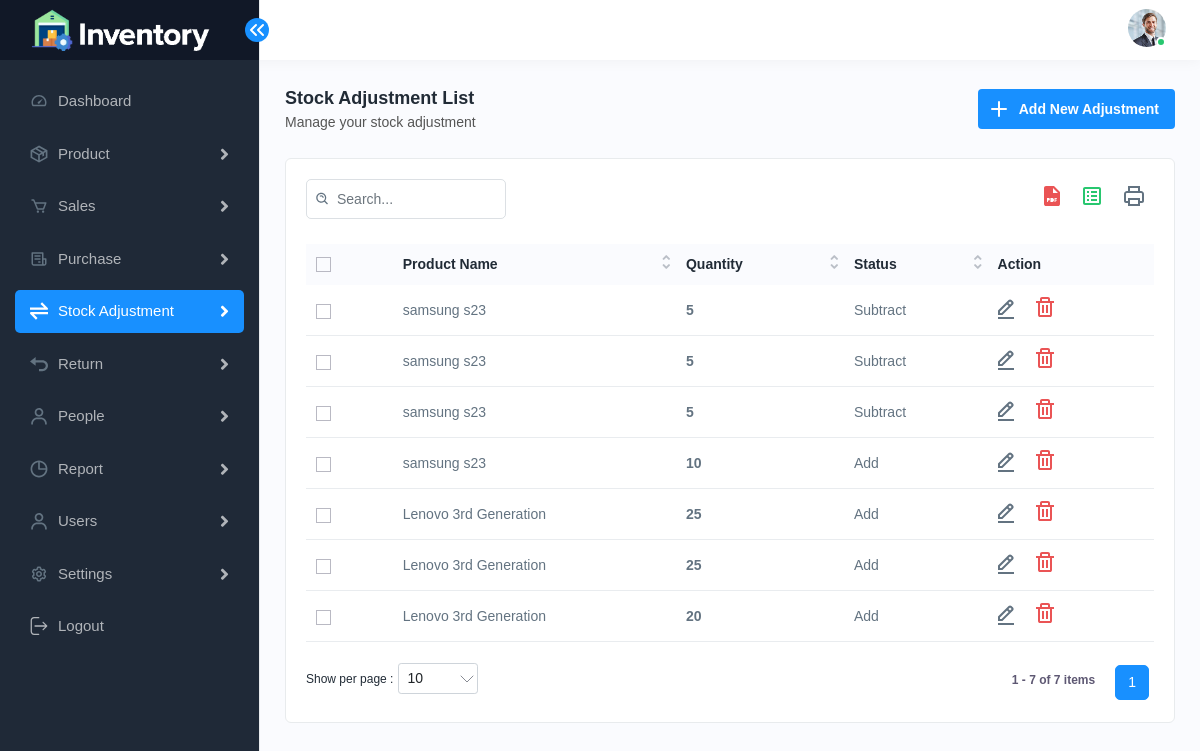
Screenshot of /admin/adjustment/stock-adjustment-list.php (signed in) with the database file from the repository.
### tables this page shows
CREATE TABLE `general_settings` (
  `id` int(11) NOT NULL,
  `company_name` varchar(100) NOT NULL,
  `company_email` varchar(100) NOT NULL,
  `phone_number` varchar(20) NOT NULL,
  `currency` varchar(10) NOT NULL,
  `time_zone` varchar(50) NOT NULL,
  `date_format` varchar(20) NOT NULL,
  `company_logo` varchar(255) DEFAULT NULL,
  `favicon_icon` varchar(255) DEFAULT NULL,
  `address` text NOT NULL,
  `updated_at` timestamp NOT NULL DEFAULT current_timestamp() ON UPDATE current_timestamp()
);

CREATE TABLE `user` (
  `user_id` int(11) NOT NULL,
  `name` varchar(50) NOT NULL,
  `username` varchar(20) NOT NULL,
  `password` text NOT NULL,
  `email_id` text NOT NULL,
  `phone` varchar(20) NOT NULL,
  `role` enum('admin','user') NOT NULL,
  `image` varchar(255) DEFAULT NULL
);

CREATE TABLE `stock_adjustments` (
  `id` int(11) NOT NULL,
  `product_id` int(11) NOT NULL,
  `product_name` varchar(255) NOT NULL,
  `current_stock` int(11) NOT NULL DEFAULT 0,
  `ad_quantity` int(11) NOT NULL,
  `status` enum('Add','Subtract') NOT NULL,
  `notes` text DEFAULT NULL,
  `updated_at` timestamp NOT NULL DEFAULT current_timestamp() ON UPDATE current_timestamp()
);

### admin/adjustment/stock-adjustment-list.php (the view, shortened to what this page needs)
<?php include('../../login_check.php');
include('../../include/header.php');
include('../../db_connection.php');
$query = "SELECT * FROM stock_adjustments ORDER BY id DESC";
$result = mysqli_query($conn, $query);
?>
<div class="page-wrapper">
    <div class="content">
        <div class="page-header">
            <div class="page-title">
                <h4>Stock Adjustment List</h4>
                <h6>Manage your stock adjustment</h6>
            </div>
            <div class="page-btn">
                <a href="add-stock-adjustment.php" class="btn btn-added"><img
                        src="<?php echo SITE_URL; ?>assets/img/icons/plus.svg" alt="img" class="me-2">Add New
                    Adjustment</a>
            </div>
        </div>
        <div class="card">
            <div class="card-body">
                <div class="table-top">
                    <div class="search-set">
                        <div class="search-input">
                            <a class="btn btn-searchset">
                                <img src="<?php echo SITE_URL; ?>assets/img/icons/search-white.svg" alt="img">
                            </a>
                        </div>
                    </div>
                    <div class="wordset">
                        <ul>
                            <li>
                                <a data-bs-toggle="tooltip" data-bs-placement="top" title="pdf"><img
                                        src="<?php echo SITE_URL; ?>assets/img/icons/pdf.svg" alt="img"></a>
                            </li>
                            <li>
                                <a data-bs-toggle="tooltip" data-bs-placement="top" title="excel"><img
                                        src="<?php echo SITE_URL; ?>assets/img/icons/excel.svg" alt="img"></a>
                            </li>
                            <li>
                                <a data-bs-toggle="tooltip" data-bs-placement="top" title="print"><img
                                        src="<?php echo SITE_URL; ?>assets/img/icons/printer.svg" alt="img"></a>
                            </li>
                        </ul>
                    </div>
                </div>
                <div class="table-responsive">
                    <table class="table datanew">
                        <thead>
                            <tr>
                                <th>
                                    <label class="checkboxs">
                                        <span class="checkmarks"></span>
                                    </label>
                                </th>
                                <th>Product Name</th>
                                <th>Quantity</th>
                                <th>Status</th>
                                <th>Action</th>
                            </tr>
                        </thead>
                        <tbody>
                            <?php while ($row = mysqli_fetch_assoc($result)) { ?>
                            <tr>
                                <td>
                                    <label class="checkboxs">
                                        <span class="checkmarks"></span>
                                    </label>
                                </td>
                                <td><?php echo htmlspecialchars($row['product_name']); ?></td>
                                <td><strong><?php echo $row['ad_quantity']; ?></strong></td>
                                <td><?php echo $row['status']; ?></td>
                                <td>
                                    <a class="me-3" href="add-stock-adjustment.php?id=<?php echo $row['id']; ?>">
                                        <img src="<?php echo SITE_URL; ?>assets/img/icons/edit.svg" alt="Edit">
                                    </a>
                                    <a class="me-3 confirm-text"
                                        href="stock-adjustment-list.php?delete_id=<?php echo $row['id']; ?>"
                                        onclick="return confirm('Are you sure you want to delete this adjustment?');">
                                        <img src="<?php echo SITE_URL; ?>assets/img/icons/delete.svg" alt="Delete">
                                    </a>
                                </td>
                            </tr>
                            <?php } ?>
                        </tbody>
                    </table>
                </div>
            </div>
        </div>
    </div>
</div>
</div>
<?php include('../../include/footer.php'); ?>

### include/header.php (shortened to what this page needs)
<?php include('config.php');
include($_SERVER['DOCUMENT_ROOT'] . "/projects/Inventory-Management-System/db_connection.php");
$user_id = $_SESSION['user_id'];
$query = "SELECT * FROM user WHERE user_id = ?";
$stmt = $conn->prepare($query);
$stmt->bind_param("i", $user_id);
$stmt->execute();
$result = $stmt->get_result();
$user = $result->fetch_assoc();
$general_settings = $conn->query("SELECT * FROM general_settings")->fetch_assoc();
$company_logo = !empty($general_settings['company_logo']) ? SITE_URL . 'uploads/logo/' . $general_settings['company_logo'] : SITE_URL . 'assets/img/inventory-logo.png';
?>
<!DOCTYPE html>
<html lang="en">
<head>
    <link rel="stylesheet" href="<?php echo SITE_URL; ?>assets/css/bootstrap.min.css">
    <link rel="stylesheet" href="<?php echo SITE_URL; ?>assets/css/animate.css">
    <link rel="stylesheet" href="<?php echo SITE_URL; ?>assets/plugins/select2/css/select2.min.css">
    <link rel="stylesheet" href="<?php echo SITE_URL; ?>assets/css/bootstrap-datetimepicker.min.css">
    <link rel="stylesheet" href="<?php echo SITE_URL; ?>assets/plugins/owlcarousel/owl.carousel.min.css">
    <link rel="stylesheet" href="<?php echo SITE_URL; ?>assets/plugins/owlcarousel/owl.theme.default.min.css">
    <link rel="stylesheet" href="<?php echo SITE_URL; ?>assets/css/dataTables.bootstrap4.min.css">
    <link rel="stylesheet" href="<?php echo SITE_URL; ?>assets/plugins/fontawesome/css/fontawesome.min.css">
    <link rel="stylesheet" href="<?php echo SITE_URL; ?>assets/plugins/fontawesome/css/all.min.css">
    <link rel="stylesheet" href="<?php echo SITE_URL; ?>assets/css/buttons.dataTables.min.css">
    <link rel="stylesheet" href="<?php echo SITE_URL; ?>assets/css/style.css">
</head>
<body>
    <div class="main-wrapper">
        <div class="header">
            <div class="header-left active">
                <a href="<?= DASHBOARD_URL ?>" class="logo">
                    <img src="<?php echo $company_logo; ?>" alt="">
                </a>
                <a id="toggle_btn" href="javascript:void(0);">
                </a>
            </div>
            <ul class="nav user-menu">
                <li class="nav-item dropdown has-arrow main-drop">
                    <a href="javascript:void(0);" class="dropdown-toggle nav-link userset" data-bs-toggle="dropdown">
                        <span class="user-img"><img src="<?php echo SITE_URL . 'uploads/profile/' . ($user['image'] ?? 'user.png'); ?>" alt="">
                            <span class="status online"></span></span>
                    </a>
                </li>
            </ul>
        </div>
        <div class="sidebar" id="sidebar">
            <div class="sidebar-inner slimscroll">
                <div id="sidebar-menu" class="sidebar-menu">
                    <ul>
                        <li class="">
                            <a href="<?= DASHBOARD_URL ?>"><img
                                    src="<?php echo SITE_URL; ?>assets/img/icons/dashboard.svg" alt="img"><span>
                                    Dashboard</span> </a>
                        </li>
                        <li class="submenu">
                            <a href="javascript:void(0);"><img src="<?php echo SITE_URL; ?>assets/img/icons/product.svg"
                                    alt="img"><span>
                                    Product</span> <span class="menu-arrow"></span></a>
                        </li>
                        <li class="submenu">
                            <a href="javascript:void(0);"><img src="<?php echo SITE_URL; ?>assets/img/icons/sales1.svg"
                                    alt="img"><span>
                                    Sales</span> <span class="menu-arrow"></span></a>
                        </li>
                        <li class="submenu">
                            <a href="javascript:void(0);"><img
                                    src="<?php echo SITE_URL; ?>assets/img/icons/purchase1.svg" alt="img"><span>
                                    Purchase</span> <span class="menu-arrow"></span></a>
                        </li>
                        <li class="submenu">
                            <a href="javascript:void(0);"><img
                                    src="<?php echo SITE_URL; ?>assets/img/icons/transfer1.svg" alt="img"><span>
                                    Stock Adjustment</span> <span class="menu-arrow"></span></a>
                        </li>
                        <li class="submenu">
                            <a href="javascript:void(0);"><img src="<?php echo SITE_URL; ?>assets/img/icons/return1.svg"
                                    alt="img"><span>
                                    Return</span> <span class="menu-arrow"></span></a>
                        </li>
                        <li class="submenu">
                            <a href="javascript:void(0);"><img src="<?php echo SITE_URL; ?>assets/img/icons/users1.svg"
                                    alt="img"><span>
                                    People</span> <span class="menu-arrow"></span></a>
                        </li>
                        <li class="submenu">
                            <a href="javascript:void(0);"><img src="<?php echo SITE_URL; ?>assets/img/icons/time.svg"
                                    alt="img"><span>
                                    Report</span> <span class="menu-arrow"></span></a>
                        </li>
                        <li class="submenu">
                            <a href="javascript:void(0);"><img src="<?php echo SITE_URL; ?>assets/img/icons/users1.svg"
                                    alt="img"><span>
                                    Users</span> <span class="menu-arrow"></span></a>
                        </li>
                        <li class="submenu">
                            <a href="javascript:void(0);"><img
                                    src="<?php echo SITE_URL; ?>assets/img/icons/settings.svg" alt="img"><span>
                                    Settings</span> <span class="menu-arrow"></span></a>
                        </li>
                        <li class="">
                            <a href="<?= LOGOUT_URL ?>">
                                <img src="<?php echo SITE_URL; ?>assets/img/icons/logout.svg" alt="img"><span>Logout</span>
                            </a>
                        </li>
                    </ul>
                </div>
            </div>
        </div>

### include/footer.php (shortened to what this page needs)
</body>
</html>

### rows the page displays
general_settings: company_logo (picture)
user: image (picture)
stock_adjustments: product_name "samsung s23", ad_quantity "5", status "Subtract"
stock_adjustments: product_name "samsung s23", ad_quantity "5", status "Subtract"
stock_adjustments: product_name "samsung s23", ad_quantity "5", status "Subtract"
stock_adjustments: product_name "samsung s23", ad_quantity "10", status "Add"
stock_adjustments: product_name "Lenovo 3rd Generation", ad_quantity "25", status "Add"
stock_adjustments: product_name "Lenovo 3rd Generation", ad_quantity "25", status "Add"
stock_adjustments: product_name "Lenovo 3rd Generation", ad_quantity "20", status "Add"
